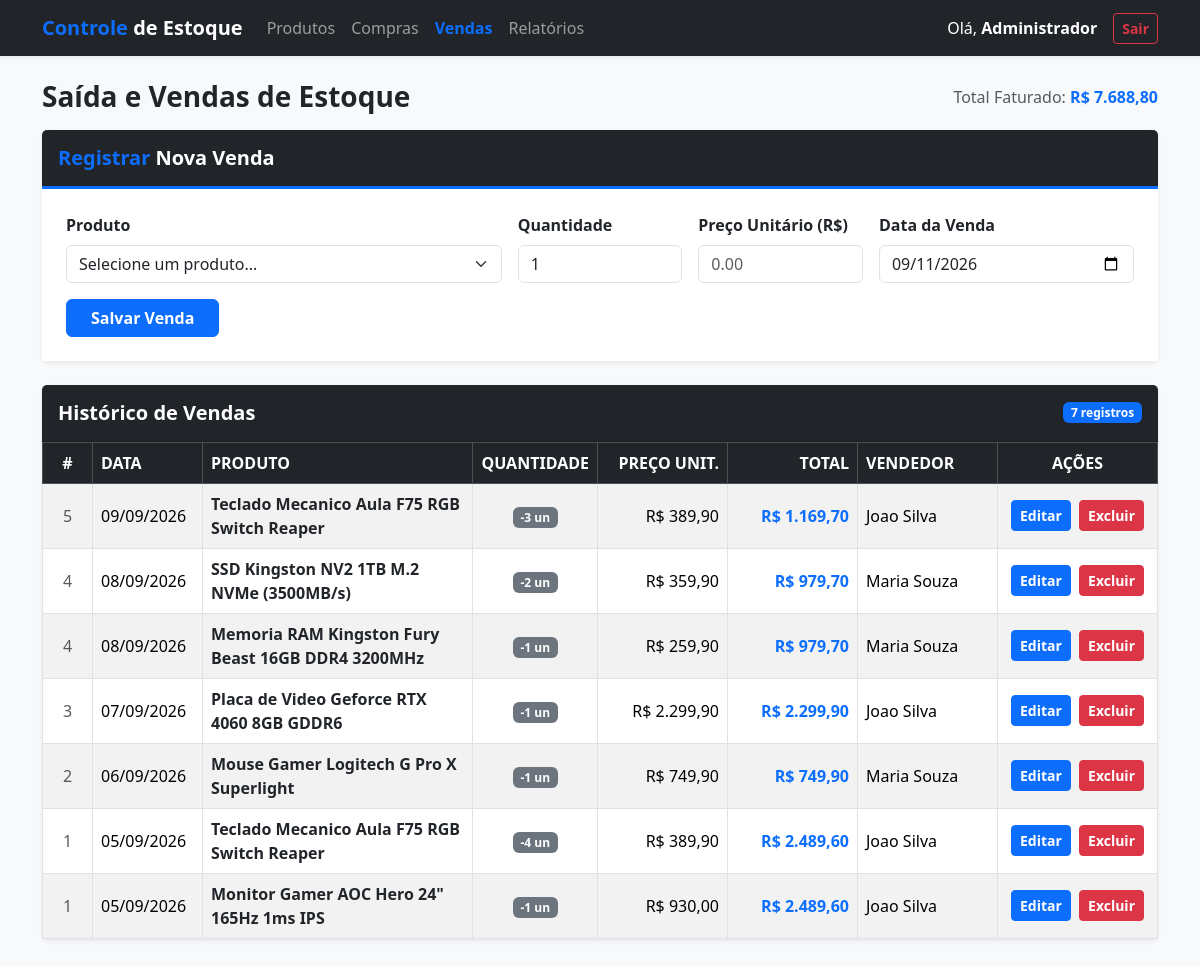
The app's page /vendas.php (signed in) with its own data.
### tables this page shows
CREATE TABLE VENDAS (
    cd_venda INT NOT NULL AUTO_INCREMENT PRIMARY KEY,
    dt_venda DATE NOT NULL,
    vl_total DECIMAL(10,2) NOT NULL,
    cd_usuario INT NOT NULL,

    FOREIGN KEY (cd_usuario)
        REFERENCES USUARIOS(cd_usuario)
);

CREATE TABLE PRODUTOS (
    cd_produto INT NOT NULL AUTO_INCREMENT PRIMARY KEY,
    nm_produto VARCHAR(100) NOT NULL,
    ds_produto VARCHAR(200),
    vl_custo DECIMAL(10,2) NOT NULL,
    vl_venda DECIMAL(10,2) NOT NULL,
    qt_estoque INT NOT NULL DEFAULT 0,
    qt_estoque_minimo INT NOT NULL DEFAULT 0,
    cd_categoria INT NOT NULL,
    cd_fornecedor INT NOT NULL,

    FOREIGN KEY (cd_categoria)
        REFERENCES CATEGORIAS(cd_categoria),

    FOREIGN KEY (cd_fornecedor)
        REFERENCES FORNECEDORES(cd_fornecedor)
);

CREATE TABLE ITENS_VENDAS (
    cd_item_venda INT NOT NULL AUTO_INCREMENT PRIMARY KEY,
    cd_venda INT NOT NULL,
    cd_produto INT NOT NULL,
    qt_produto INT NOT NULL,
    vl_unitario DECIMAL(10,2) NOT NULL,
    vl_total DECIMAL(10,2) NOT NULL,

    FOREIGN KEY (cd_venda)
        REFERENCES VENDAS(cd_venda),

    FOREIGN KEY (cd_produto)
        REFERENCES PRODUTOS(cd_produto)
);

CREATE TABLE USUARIOS (
    cd_usuario INT NOT NULL AUTO_INCREMENT PRIMARY KEY,
    nm_usuario VARCHAR(80) NOT NULL,
    ds_login VARCHAR(50) NOT NULL UNIQUE,
    ds_senha VARCHAR(100) NOT NULL,
    ds_email VARCHAR(80),
    ds_tipo VARCHAR(20) NOT NULL
);

### vendas.php (the view, shortened to what this page needs)
<?php
require_once "conexao.php";
$vendas = $pdo->query("
    SELECT v.cd_venda, v.dt_venda, v.vl_total,
           p.cd_produto, p.nm_produto,
           iv.cd_item_venda, iv.qt_produto, iv.vl_unitario,
           u.nm_usuario
    FROM vendas v
    JOIN itens_vendas iv ON v.cd_venda = iv.cd_venda
    JOIN produtos p ON iv.cd_produto = p.cd_produto
    JOIN usuarios u ON v.cd_usuario = u.cd_usuario
    ORDER BY v.cd_venda DESC
")->fetchAll(PDO::FETCH_ASSOC);
$total_vendas = $pdo->query("SELECT SUM(vl_total) FROM vendas")->fetchColumn() ?: 0;
?>
<!DOCTYPE html>
<html lang="pt-BR">
<head>
    <link href="https://cdn.jsdelivr.net/npm/bootstrap@5.3.3/dist/css/bootstrap.min.css" rel="stylesheet">
</head>
<body class="bg-light">
<nav class="navbar navbar-expand-lg navbar-dark bg-dark shadow-sm mb-4">
    <div class="container">
        <a class="navbar-brand fw-bold" href="index.php"><span class="text-primary">Controle</span> de Estoque</a>
        <div class="collapse navbar-collapse" id="menu">
            <ul class="navbar-nav me-auto mb-2 mb-lg-0">
                <li class="nav-item"><a class="nav-link" href="index.php">Produtos</a></li>
                <li class="nav-item"><a class="nav-link" href="compras.php">Compras</a></li>
                <li class="nav-item"><a class="nav-link active fw-bold text-primary" href="vendas.php">Vendas</a></li>
                <li class="nav-item"><a class="nav-link" href="relatorios.php">Relatórios</a></li>
            </ul>
            <div class="d-flex align-items-center">
                <span class="text-white me-3">Olá, <strong><?php echo htmlspecialchars($_SESSION['usuario']); ?></strong></span>
                <a href="logout.php" class="btn btn-outline-danger btn-sm fw-bold">Sair</a>
            </div>
        </div>
    </div>
</nav>
<div class="container mb-5">
    <div class="d-flex justify-content-between align-items-center mb-3">
        <h3 class="fw-bold text-dark mb-0">Saída e Vendas de Estoque</h3>
        <span class="text-muted">Total Faturado: <strong class="text-primary">R$ <?php echo number_format($total_vendas, 2, ',', '.'); ?></strong></span>
    </div>
    <div class="card shadow-sm border-0 mb-4">
        <div class="card-header bg-dark text-white py-3 border-bottom border-primary border-3">
            <h5 class="mb-0 fw-bold"><span class="text-primary">Registrar</span> Nova Venda</h5>
        </div>
        <div class="card-body p-4 bg-white">
            <form method="POST" action="vendas.php">
                <div class="row g-3">
                    <div class="col-md-5">
                        <label class="form-label fw-bold text-dark">Produto</label>
                        <select class="form-select" name="produto" required>
                            <option value="" disabled selected>Selecione um produto...</option>
                        </select>
                    </div>
                    <div class="col-md-2">
                        <label class="form-label fw-bold text-dark">Quantidade</label>
                        <input type="number" min="1" name="quantidade" class="form-control" value="1" required>
                    </div>
                    <div class="col-md-2">
                        <label class="form-label fw-bold text-dark">Preço Unitário (R$)</label>
                        <input type="number" step="0.01" name="valor_unitario" class="form-control" placeholder="0.00" required>
                    </div>
                    <div class="col-md-3">
                        <label class="form-label fw-bold text-dark">Data da Venda</label>
                        <input type="date" name="data" class="form-control" value="<?php echo date('Y-m-d'); ?>" required>
                    </div>
                </div>
                <div class="mt-3">
                    <button type="submit" class="btn btn-primary fw-bold px-4">Salvar Venda</button>
                </div>
            </form>
        </div>
    </div>
    <div class="card shadow-sm border-0">
        <div class="card-header bg-dark text-white py-3 d-flex justify-content-between align-items-center">
            <h5 class="mb-0 fw-bold">Histórico de Vendas</h5>
            <span class="badge bg-primary"><?php echo count($vendas); ?> registros</span>
        </div>
        <div class="card-body p-0 bg-white">
            <div class="table-responsive">
                <table class="table table-striped table-bordered table-hover mb-0 align-middle">
                    <thead class="table-dark">
                        <tr>
                            <th class="text-center text-nowrap" style="width: 50px;">#</th>
                            <th class="text-nowrap" style="width: 110px;">DATA</th>
                            <th>PRODUTO</th>
                            <th class="text-nowrap text-center" style="width: 120px;">QUANTIDADE</th>
                            <th class="text-nowrap text-end" style="width: 130px;">PREÇO UNIT.</th>
                            <th class="text-nowrap text-end" style="width: 130px;">TOTAL</th>
                            <th class="text-nowrap" style="width: 140px;">VENDEDOR</th>
                            <th class="text-nowrap text-center" style="width: 160px;">AÇÕES</th>
                        </tr>
                    </thead>
                    <tbody>
                        <?php if (empty($vendas)): ?>
                            <tr>
                                <td colspan="8" class="text-center py-4 text-muted">Nenhuma venda registrada.</td>
                            </tr>
                        <?php else: ?>
                            <?php foreach ($vendas as $v): ?>
                                <tr>
                                    <td class="text-center text-muted"><?php echo $v['cd_venda']; ?></td>
                                    <td class="text-nowrap"><?php echo date('d/m/Y', strtotime($v['dt_venda'])); ?></td>
                                    <td><strong class="text-dark"><?php echo htmlspecialchars($v['nm_produto']); ?></strong></td>
                                    <td class="text-nowrap text-center"><span class="badge bg-secondary">-<?php echo $v['qt_produto']; ?> un</span></td>
                                    <td class="text-nowrap text-end">R$ <?php echo number_format($v['vl_unitario'], 2, ',', '.'); ?></td>
                                    <td class="text-nowrap text-end"><strong class="text-primary">R$ <?php echo number_format($v['vl_total'], 2, ',', '.'); ?></strong></td>
                                    <td class="text-nowrap"><?php echo htmlspecialchars($v['nm_usuario']); ?></td>
                                    <td class="text-nowrap text-center">
                                        <a href="editar_venda.php?id=<?php echo $v['cd_venda']; ?>" class="btn btn-primary btn-sm fw-bold me-1">Editar</a>
                                        <a href="vendas.php?excluir=<?php echo $v['cd_venda']; ?>" class="btn btn-danger btn-sm fw-bold" onclick="return confirm('Deseja realmente excluir esta venda?')">Excluir</a>
                                    </td>
                                </tr>
                            <?php endforeach; ?>
                        <?php endif; ?>
                    </tbody>
                </table>
            </div>
        </div>
    </div>
</div>
</body>
</html>

### records on screen
vendas: cd_venda "5", dt_venda "09/09/2026", produtos.nm_produto "Teclado Mecanico Aula F75 RGB Switch Reaper", itens_vendas.qt_produto "3", itens_vendas.vl_unitario "389,90", vl_total "1.169,70", cd_usuario.nm_usuario "Joao Silva"
vendas: cd_venda "4", dt_venda "08/09/2026", produtos.nm_produto "SSD Kingston NV2 1TB M.2 NVMe (3500MB/s)", itens_vendas.qt_produto "2", itens_vendas.vl_unitario "359,90", vl_total "979,70", cd_usuario.nm_usuario "Maria Souza", produtos.nm_produto "Memoria RAM Kingston Fury Beast 16GB DDR4 3200MHz", itens_vendas.qt_produto "1", itens_vendas.vl_unitario "259,90"
vendas: cd_venda "3", dt_venda "07/09/2026", produtos.nm_produto "Placa de Video Geforce RTX 4060 8GB GDDR6", itens_vendas.qt_produto "1", itens_vendas.vl_unitario "2.299,90", vl_total "2.299,90", cd_usuario.nm_usuario "Joao Silva"
vendas: cd_venda "2", dt_venda "06/09/2026", produtos.nm_produto "Mouse Gamer Logitech G Pro X Superlight", itens_vendas.qt_produto "1", itens_vendas.vl_unitario "749,90", vl_total "749,90", cd_usuario.nm_usuario "Maria Souza"
vendas: cd_venda "1", dt_venda "05/09/2026", produtos.nm_produto "Teclado Mecanico Aula F75 RGB Switch Reaper", itens_vendas.qt_produto "4", itens_vendas.vl_unitario "389,90", vl_total "2.489,60", cd_usuario.nm_usuario "Joao Silva", produtos.nm_produto "Monitor Gamer AOC Hero 24\" 165Hz 1ms IPS", itens_vendas.qt_produto "1", itens_vendas.vl_unitario "930,00"

### other values on screen
$_SESSION['usuario'] "Administrador"
$total_vendas "7.688,80"
count($vendas) "7"
